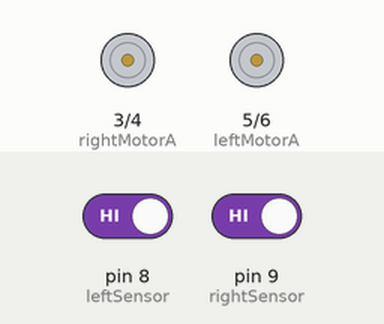
Bench run of a sketch on a simulated Arduino Uno, built with avr-gcc and run on an emulated ATmega328P. On the bench: motor-driver pin pairs drawn as motors (green arrow = first pin HIGH = forward, orange = second pin HIGH = backward, longer = more drive). The test bench sets the inputs (shaded band); at power-on: pin 8 (leftSensor) HIGH, pin 9 (rightSensor) HIGH.

Above: at 1.2 s.
1.3 s: pin 8 (leftSensor) driven LOW
At 2.5 s:
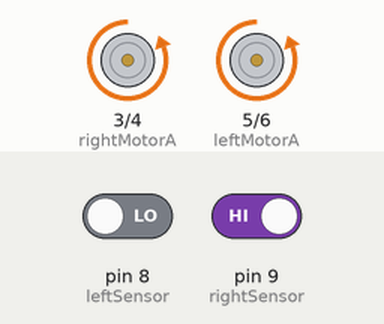
2.8 s: pin 9 (rightSensor) driven LOW
At 3.9 s:
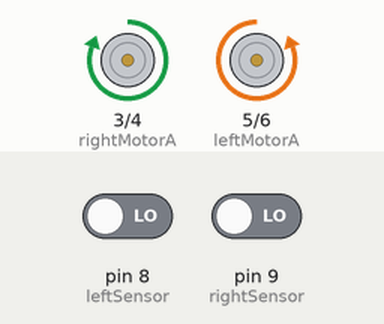
4.3 s: pin 8 (leftSensor) driven HIGH
At 5.0 s:
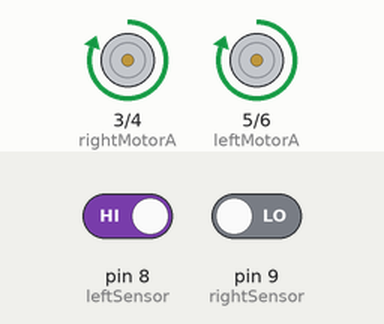
Timing chart, 0 to 7.3 s (numbered marks = the images above; inputs shaded):
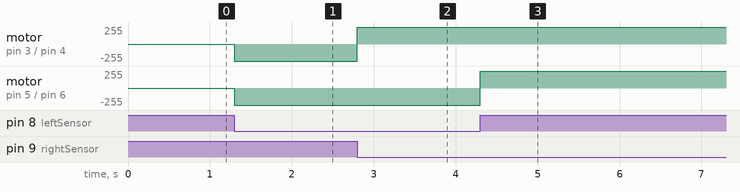

Measured:
- after the input at 1.3 s, motor on pin 3 (rightMotorA) / pin 4 (rightMotorB), motor on pin 5 (leftMotorA) / pin 6 (leftMotorB): stopped → backward 255/255 at once
- after the input at 2.8 s, motor on pin 3 (rightMotorA) / pin 4 (rightMotorB): backward 255/255 → forward 255/255 at once
- after the input at 4.3 s, motor on pin 5 (leftMotorA) / pin 6 (leftMotorB): backward 255/255 → forward 255/255 at once

The sketch:

lineFollower.ino
```cpp
#define leftMotorA 5
#define leftMotorB 6
#define rightMotorA 3
#define rightMotorB 4

#define leftSensor 8
#define rightSensor 9

void setup() {
  pinMode(leftMotorA, OUTPUT);
  pinMode(leftMotorB, OUTPUT);
  pinMode(rightMotorA, OUTPUT);
  pinMode(rightMotorB, OUTPUT);

  pinMode(leftSensor, INPUT);
  pinMode(rightSensor, INPUT);

  Serial.begin(9600); //debugging
}


void forward(){
  digitalWrite(leftMotorA, LOW);
  digitalWrite(leftMotorB, HIGH);

  digitalWrite(rightMotorA, HIGH);
  digitalWrite(rightMotorB, LOW);
}

void left(){
  digitalWrite(leftMotorA, HIGH);
  digitalWrite(leftMotorB, LOW);

  digitalWrite(rightMotorA, HIGH);
  digitalWrite(rightMotorB, LOW);
}

void right(){
  digitalWrite(leftMotorA, LOW);
  digitalWrite(leftMotorB, HIGH);

  digitalWrite(rightMotorA, LOW);
  digitalWrite(rightMotorB, HIGH);
}

void back(){
  digitalWrite(leftMotorA, HIGH);
  digitalWrite(leftMotorB, LOW);

  digitalWrite(rightMotorA, LOW);
  digitalWrite(rightMotorB, HIGH);
}

void loop(){
  int leftSensorValue = digitalRead(leftSensor);
  int rightSensorValue = digitalRead(rightSensor);

  if(leftSensorValue==0 && rightSensorValue==0){
    forward();
  } if(leftSensorValue==1 && rightSensorValue==0){
    left();
  } if(leftSensorValue==0 && rightSensorValue==1){
    right();
  }
}
```
